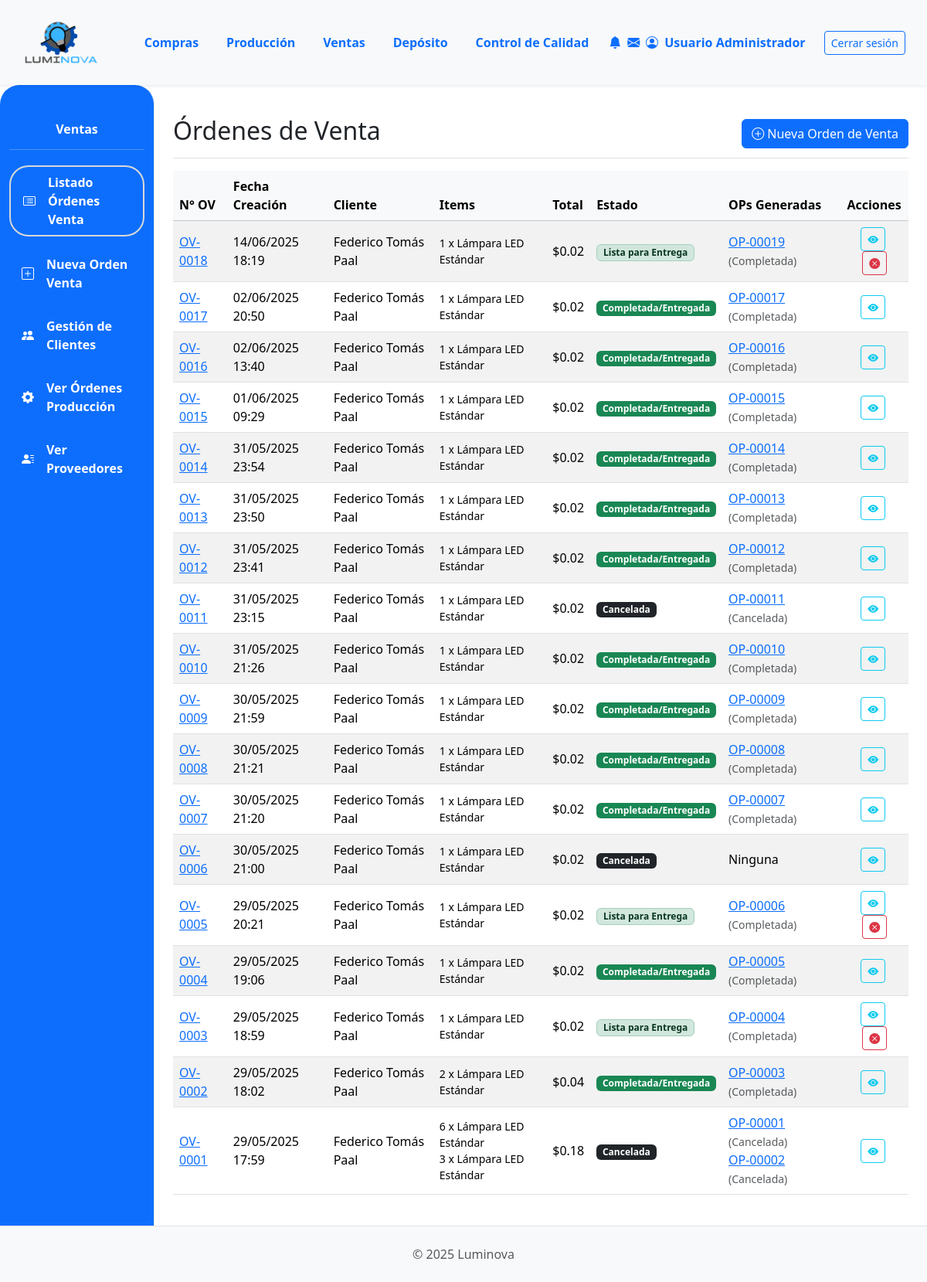
The app's page /ventas/ (signed in), older data.
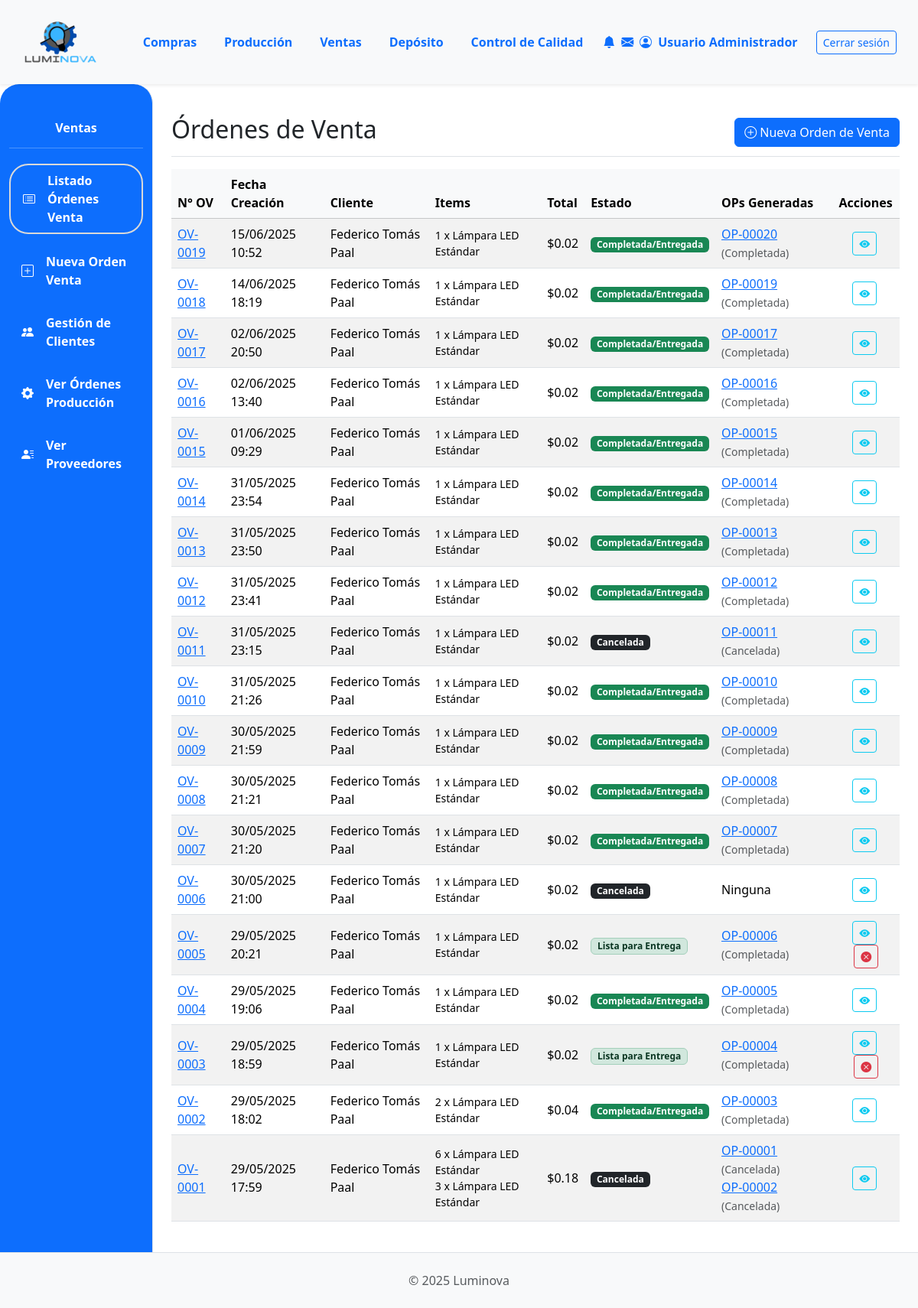
The same page, newer data.
### App_LUMINOVA/models.py (models this page shows, shortened)
class OrdenVenta(models.Model):  # NUEVO: Específico para Ventas
    ESTADO_CHOICES = [
        ("PENDIENTE", "Pendiente Confirmación"),
        ("CONFIRMADA", "Confirmada (Esperando Producción)"),
        ("INSUMOS_SOLICITADOS", "Insumos Solicitados"),
        ("PRODUCCION_INICIADA", "Producción Iniciada"),
        ("PRODUCCION_CON_PROBLEMAS", "Producción con Problemas"),
        ("LISTA_ENTREGA", "Lista para Entrega"),
        ("COMPLETADA", "Completada/Entregada"),
        ("CANCELADA", "Cancelada"),
    ]
    numero_ov = models.CharField(
        max_length=20, unique=True, verbose_name="N° Orden de Venta"
    )
    cliente = models.ForeignKey(
        Cliente, on_delete=models.PROTECT, related_name="ordenes_venta"
    )
    fecha_creacion = models.DateTimeField(default=timezone.now)
    estado = models.CharField(
        max_length=50, choices=ESTADO_CHOICES, default="PENDIENTE"
    )
    total_ov = models.DecimalField(
        max_digits=12, decimal_places=2, default=0.00, verbose_name="Total OV"
    )
    notas = models.TextField(blank=True, null=True)

class Cliente(models.Model):
    nombre = models.CharField(max_length=150, unique=True)  # Aumentado max_length
    direccion = models.TextField(blank=True)
    telefono = models.CharField(max_length=25, blank=True)  # Aumentado max_length
    email = models.EmailField(unique=True, null=True, blank=True)

class ItemOrdenVenta(models.Model):  # NUEVO: Detalle de la OV
    orden_venta = models.ForeignKey(
        OrdenVenta, on_delete=models.CASCADE, related_name="items_ov"
    )
    producto_terminado = models.ForeignKey(ProductoTerminado, on_delete=models.PROTECT)
    cantidad = models.PositiveIntegerField()
    precio_unitario_venta = models.DecimalField(
        max_digits=10, decimal_places=2, verbose_name="Precio Unit. en Venta"
    )
    subtotal = models.DecimalField(max_digits=12, decimal_places=2, editable=False)

class ProductoTerminado(models.Model):
    descripcion = models.CharField(max_length=255)  # Aumentado max_length
    categoria = models.ForeignKey(
        CategoriaProductoTerminado,
        on_delete=models.PROTECT,
        related_name="productos_terminados",
    )
    precio_unitario = models.DecimalField(max_digits=10, decimal_places=2, default=0.00)
    stock = models.IntegerField(default=0)
    modelo = models.CharField(max_length=50, blank=True, null=True)
    potencia = models.IntegerField(blank=True, null=True)
    acabado = models.CharField(max_length=50, blank=True, null=True)
    color_luz = models.CharField(max_length=50, blank=True, null=True)
    material = models.CharField(max_length=50, blank=True, null=True)
    imagen = models.ImageField(null=True, blank=True, upload_to="productos_terminados/")

class OrdenProduccion(models.Model):
    numero_op = models.CharField(
        max_length=20, unique=True, verbose_name="N° Orden de Producción"
    )  # Cambiado de numero_orden
    orden_venta_origen = models.ForeignKey(
        OrdenVenta,
        on_delete=models.SET_NULL,
        null=True,
        blank=True,
        related_name="ops_generadas",
    )
    producto_a_producir = models.ForeignKey(
        ProductoTerminado, on_delete=models.PROTECT, related_name="ordenes_produccion"
    )  # Cambiado related_name
    cantidad_a_producir = models.PositiveIntegerField()  # Cambiado de cantidad_prod
    estado_op = models.ForeignKey(
        EstadoOrden,
        on_delete=models.SET_NULL,
        null=True,
        blank=True,
        related_name="ops_estado",
    )
    estado_op = models.ForeignKey(
        EstadoOrden,
        on_delete=models.SET_NULL,
        null=True,
        blank=True,
        related_name="ops_estado",
    )  # Cambiado related_name
    fecha_solicitud = models.DateTimeField(default=timezone.now)  # Añadido
    fecha_inicio_real = models.DateTimeField(null=True, blank=True)
    fecha_inicio_planificada = models.DateField(
        null=True, blank=True
    )  # Cambiado de fecha_inicio
    fecha_fin_real = models.DateTimeField(null=True, blank=True)
    fecha_fin_planificada = models.DateField(null=True, blank=True)  # Añadido
    sector_asignado_op = models.ForeignKey(
        SectorAsignado,
        on_delete=models.SET_NULL,
        null=True,
        blank=True,
        related_name="ops_sector",
    )  # Cambiado related_name
    notas = models.TextField(null=True, blank=True, verbose_name="Notas")  # Añadido
    def get_estado_op_display(self):  # Nombre del método que estás intentando llamar
        if self.estado_op:
            return self.estado_op.nombre
        return "Sin Estado Asignado"

class EstadoOrden(
    models.Model
):  # Renombrar a EstadoOrdenProduccion o similar si es solo para OP
    nombre = models.CharField(
        max_length=50, unique=True
    )  # Ej: Pendiente, En Proceso, Terminado

### App_LUMINOVA/views.py (the view)
# urls.py: path('ventas/', ventas_lista_ov_view, name='ventas_lista_ov'),
@login_required
def ventas_lista_ov_view(request):
    ordenes_de_venta_query = OrdenVenta.objects.select_related('cliente').prefetch_related(
        'items_ov__producto_terminado',
        Prefetch(
            'ops_generadas',
            queryset=OrdenProduccion.objects.select_related('estado_op', 'producto_a_producir')
                                      .prefetch_related(
                                          Prefetch(
                                              'reportes_incidencia',
                                              queryset=Reportes.objects.select_related('reportado_por', 'sector_reporta').order_by('-fecha')
                                          )
                                      ).order_by('numero_op'),
            to_attr='lista_ops_con_reportes_y_estado' # Nuevo nombre para claridad
        )
    ).order_by('-fecha_creacion')
    ordenes_list_con_info_reporte = []
    for ov in ordenes_de_venta_query:
        ov.tiene_algun_reporte_asociado = False # Inicializar bandera
        if hasattr(ov, 'lista_ops_con_reportes_y_estado'): # Verificar si el prefetch funcionó
            for op in ov.lista_ops_con_reportes_y_estado:
                if op.reportes_incidencia.all().exists(): # Si alguna OP tiene reportes
                    ov.tiene_algun_reporte_asociado = True
                    break # No necesitamos seguir buscando en las OPs de esta OV
        ordenes_list_con_info_reporte.append(ov)
    context = {
        'ordenes_list': ordenes_list_con_info_reporte, # Pasar la lista procesada
        'titulo_seccion': 'Órdenes de Venta',
    }
    return render(request, 'ventas/ventas_lista_ov.html', context)

### App_LUMINOVA/templates/ventas/ventas_lista_ov.html (shortened to what the changed rows need)
{% extends 'padre.html' %}
{% load static %}
{% load django_bootstrap5 %}
{% block content %}
<div class="d-flex justify-content-between flex-wrap flex-md-nowrap align-items-center pt-3 pb-2 mb-3 border-bottom">
    <h1 class="h2">{{ titulo_seccion }}</h1>
</div>
<div class="table-responsive mt-3">
    <table class="table table-striped table-hover align-middle">
        <thead class="table-light">
            <tr>
                <th {% if not DEBUG %}class="color-thead"{% endif %}>N° OV</th>
                <th {% if not DEBUG %}class="color-thead"{% endif %}>Fecha Creación</th>
                <th {% if not DEBUG %}class="color-thead"{% endif %}>Cliente</th>
                <th {% if not DEBUG %}class="color-thead"{% endif %}>Items</th>
                <th {% if not DEBUG %}class="color-thead"{% endif %} class="text-end">Total</th>
                <th {% if not DEBUG %}class="color-thead"{% endif %}>Estado</th>
                <th {% if not DEBUG %}class="color-thead"{% endif %}>OPs Generadas</th>
                <th {% if not DEBUG %}class="color-thead"{% endif %} class="text-center">Acciones</th>
            </tr>
        </thead>
        <tbody>
            {% for ov in ordenes_list %}
            <tr>
                <td><a href="{% url 'App_LUMINOVA:ventas_detalle_ov' ov.id %}">{{ ov.numero_ov }}</a></td>
                <td>{{ ov.fecha_creacion|date:"d/m/Y H:i" }}</td>
                <td>{{ ov.cliente.nombre|default_if_none:"N/A" }}</td>
                <td>
                    <ul class="list-unstyled mb-0 small">
                    {% for item in ov.items_ov.all %}
                        <li>{{ item.cantidad }} x {{ item.producto_terminado.descripcion|truncatechars:25 }}</li>
                    {% empty %}
                        <li>Sin ítems</li>
                    {% endfor %}
                    </ul>
                </td>
                <td class="text-end">${{ ov.total_ov|floatformat:2 }}</td>
                <td>
                    <span class="badge
                        {% if ov.estado == 'PENDIENTE' %}bg-warning text-dark
                        {% elif ov.estado == 'CONFIRMADA' %}bg-secondary
                        {% elif ov.estado == 'INSUMOS_SOLICITADOS' %}bg-info-subtle text-info-emphasis border border-info-subtle
                        {% elif ov.estado == 'PRODUCCION_INICIADA' %}bg-primary
                        {% elif ov.estado == 'PRODUCCION_CON_PROBLEMAS' %}bg-danger-subtle text-danger-emphasis border border-danger-subtle
                        {% elif ov.estado == 'LISTA_ENTREGA' %}bg-success-subtle text-success-emphasis border border-success-subtle
                        {% elif ov.estado == 'COMPLETADA' %}bg-success
                        {% elif ov.estado == 'CANCELADA' %}bg-dark
                        {% else %}bg-light text-dark{% endif %}">
                        {{ ov.get_estado_display }}
                    </span>
                </td>
                <td>
                    {% for op_gen in ov.lista_ops_con_reportes_y_estado %}
                        <a href="{% url 'App_LUMINOVA:produccion_detalle_op' op_gen.id %}">{{ op_gen.numero_op }}</a>
                        <small class="text-muted">({{ op_gen.get_estado_op_display }})</small>
                        {% if not forloop.last %}<br>{% endif %}
                    {% empty %}
                        Ninguna
                    {% endfor %}
                </td>
                <td class="text-center">
                     <a href="{% url 'App_LUMINOVA:ventas_detalle_ov' ov.id %}" class="btn btn-sm btn-outline-info me-1" title="Ver Detalle OV {{ ov.numero_ov }}">
                         <i class="bi bi-eye-fill"></i>
                     </a>
                    {% if ov.estado != 'CANCELADA' and ov.estado != 'COMPLETADA' %}
                     <a href="#" class="btn btn-sm btn-outline-danger"
                        data-bs-toggle="modal"
                        data-bs-target="#cancelarOVModal{{ ov.id }}"
                        title="Cancelar OV {{ ov.numero_ov }}">
                         <i class="bi bi-x-circle-fill"></i>
                     </a>
                    {% endif %}
                </td>
            </tr>
            {% empty %}
            <tr>
                <td colspan="8" class="text-center fst-italic text-muted">No hay órdenes de venta registradas.</td>
            </tr>
            {% endfor %}
        </tbody>
    </table>
</div>
{% endblock %}

Row changes from the older to the newer data that the page shows:
added OrdenVenta: numero_ov "OV-0019", fecha_creacion "15/06/2025 10:52", cliente.nombre "Federico Tomás Paal", total_ov "0.02", estado "Completada/Entregada"
added ItemOrdenVenta: cantidad "1", producto_terminado.descripcion "Lámpara LED Estándar", shown under "OV-0019"
added OrdenProduccion: numero_op "OP-00020", estado_op "Completada", shown under "OV-0019"
changed OrdenVenta "OV-0018": estado "Lista para Entrega" → "Completada/Entregada"
